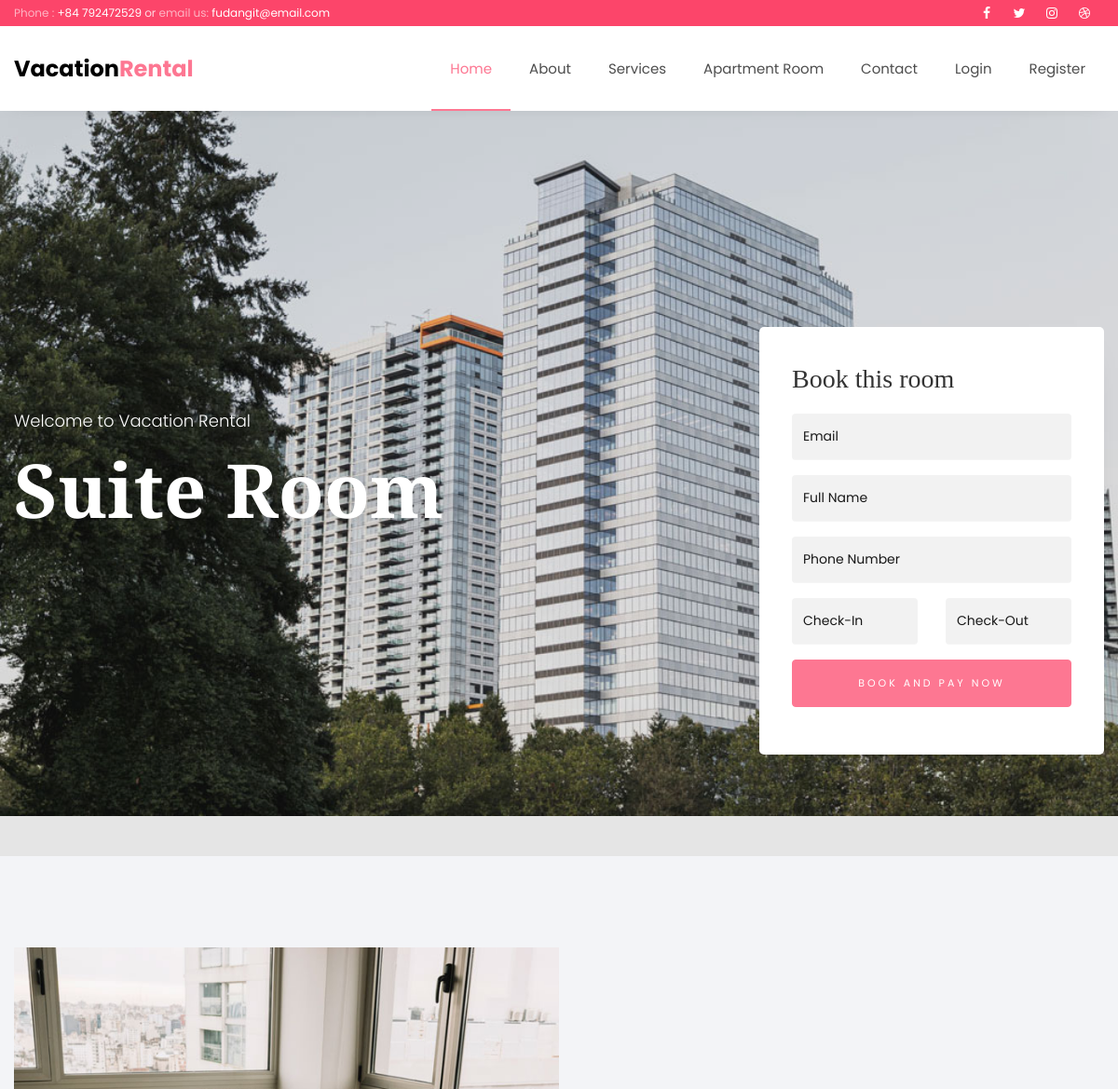
Page /rooms/room-single.php?id=1 (upper part) on the earlier database version.
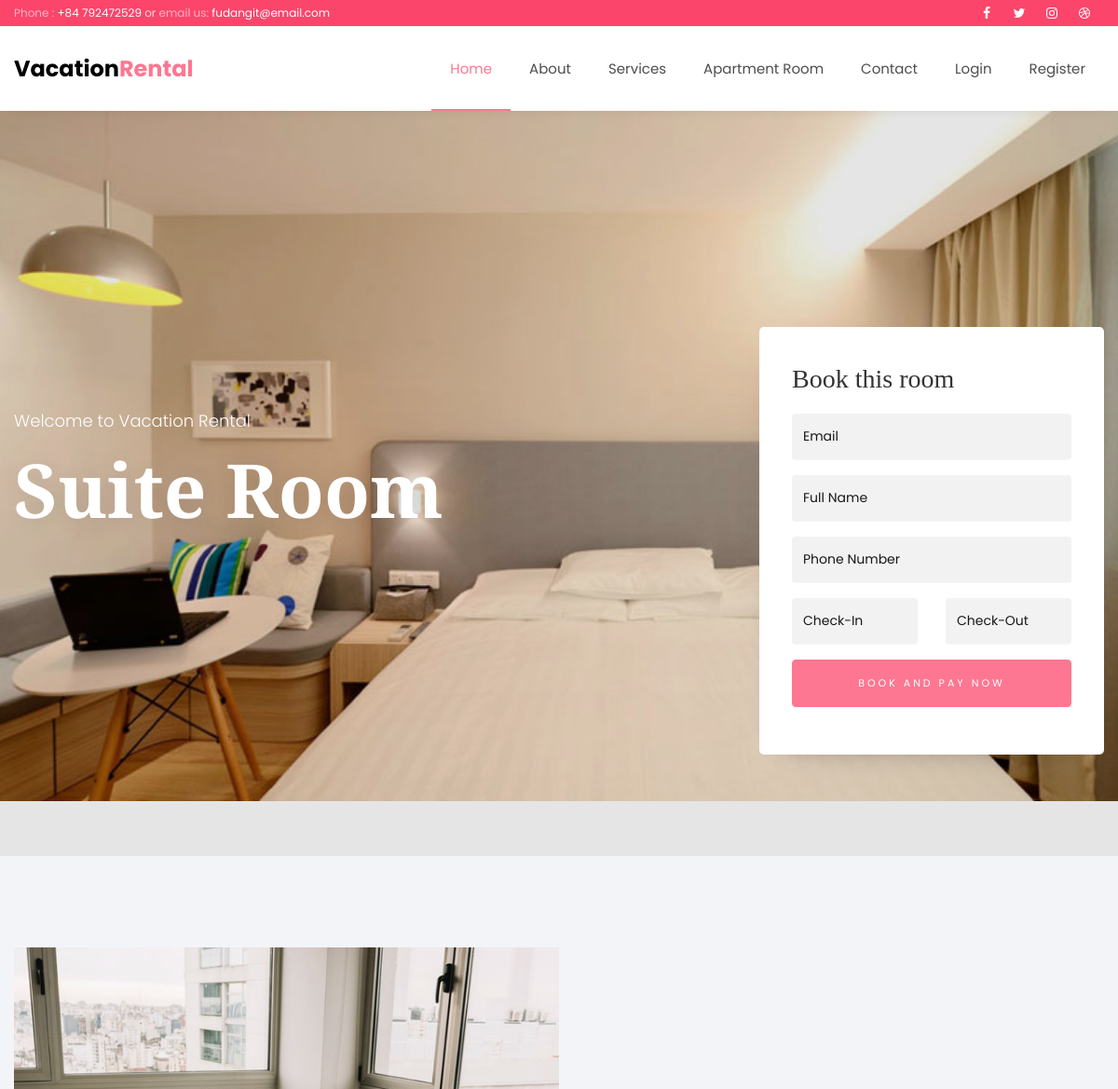
Same page on the later database version.
### tables this page shows
CREATE TABLE `rooms` (
  `id` int(5) NOT NULL,
  `name` varchar(200) NOT NULL,
  `image` varchar(200) NOT NULL,
  `price` int(10) NOT NULL,
  `num_person` int(5) NOT NULL,
  `size` int(5) NOT NULL,
  `view` varchar(200) NOT NULL,
  `num_beds` int(5) NOT NULL,
  `hotel_id` int(5) NOT NULL,
  `hotel_name` varchar(200) NOT NULL,
  `status` int(5) NOT NULL DEFAULT 1,
  `created_at` timestamp NOT NULL DEFAULT current_timestamp()
);

### rooms/room-single.php (the view, shortened to what this page needs)
<?php require "../includes/header.php"; ?>
<?php require "../config/config.php"; ?>
<?php
	if(isset($_GET['id'])) {
		$id = $_GET['id'];
		$room  = $conn->query("SELECT * FROM rooms WHERE status = 1 AND id='$id'");
		$room->execute();
		$singleRoom = $room->fetch(PDO::FETCH_OBJ);
	} else {
		echo "<script>window.location.href='".APPURL."/404.php' </script>";
	}
?>
    <div class="hero-wrap js-fullheight" style="background-image: url('<?php echo APPURL; ?>/images/<?php echo $singleRoom->image; ?>');" data-stellar-background-ratio="0.5">
      <div class="overlay"></div>
      <div class="container">
        <div class="row no-gutters slider-text js-fullheight align-items-center justify-content-start" data-scrollax-parent="true">
          <div class="col-md-7 ftco-animate">
          	<h2 class="subheading">Welcome to Vacation Rental</h2>
          	<h1 class="mb-4">Suite Room</h1>
          </div>
        </div>
      </div>
    </div>
    <section class="ftco-section ftco-book ftco-no-pt ftco-no-pb">
    	<div class="container">
	    	<div class="row justify-content-end">
	    		<div class="col-lg-4">
					<form action="room-single.php?id=<?php echo $id;?>" method="POST" class="appointment-form" style="margin-top: -568px;">
						<h3 class="mb-3">Book this room</h3>
						<div class="row">
							<div class="col-md-12">
								<div class="form-group">
									<input type="text" name="email" class="form-control" placeholder="Email">
								</div>
							</div>
							<div class="col-md-12">
								<div class="form-group">
									<input type="text" name="full_name" class="form-control" placeholder="Full Name">
								</div>
							</div>
							<div class="col-md-12">
								<div class="form-group">
									<input type="text" name="phone_number" class="form-control" placeholder="Phone Number">
								</div>
							</div>
							<div class="col-md-6">
								<div class="form-group">
								<div class="input-wrap">
										<input type="text" name="check_in" class="form-control appointment_date-check-in" placeholder="Check-In">
									</div>
								</div>
							</div>
							<div class="col-md-6">
									<div class="form-group">
										<input type="text" name="check_out" class="form-control appointment_date-check-out" placeholder="Check-Out">
									</div>
							</div>
							<div class="col-md-12">
								<div class="form-group">
									<input type="submit" name="submit" value="Book and Pay Now" class="btn btn-primary py-3 px-4">
								</div>
							</div>
						</div>
				</form>
	    		</div>
	    	</div>
	    </div>
    </section>
    <section class="ftco-section bg-light">
			<div class="container">
				<div class="row no-gutters">
					<div class="col-md-6 wrap-about">
						<div class="img img-2 mb-4" style="background-image: url(<?php echo APPURL;?>/images/image_2.jpg);">
						</div>
					</div>
				</div>
			</div>
		</section>
  <?php require "../includes/footer.php"; ?>

Differences in the rows shown:
changed rooms: image: a different picture
